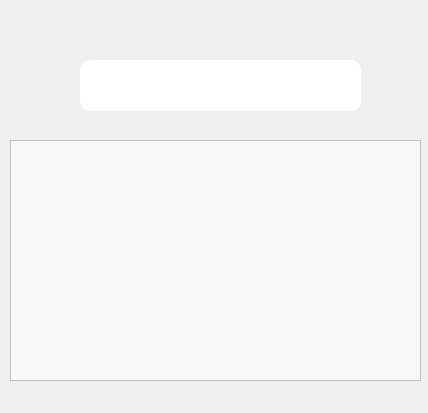
<?xml version="1.0" encoding="UTF-8"?>
<ui version="4.0">
 <class>MainWindow</class>
 <widget class="QMainWindow" name="MainWindow">
  <property name="geometry">
   <rect>
    <x>0</x>
    <y>0</y>
    <width>428</width>
    <height>413</height>
   </rect>
  </property>
  <property name="windowTitle">
   <string>MainWindow</string>
  </property>
  <widget class="QWidget" name="centralwidget">
   <widget class="QLineEdit" name="search_lineEdit">
    <property name="geometry">
     <rect>
      <x>80</x>
      <y>60</y>
      <width>281</width>
      <height>51</height>
     </rect>
    </property>
    <property name="font">
     <font>
      <pointsize>9</pointsize>
     </font>
    </property>
    <property name="styleSheet">
     <string notr="true">QLineEdit{
border-radius: 10px;
}</string>
    </property>
   </widget>
   <widget class="QPushButton" name="search_pushButton2">
    <property name="geometry">
     <rect>
      <x>310</x>
      <y>60</y>
      <width>51</width>
      <height>51</height>
     </rect>
    </property>
    <property name="font">
     <font>
      <pointsize>10</pointsize>
     </font>
    </property>
    <property name="styleSheet">
     <string notr="true">QPushButton{
background:rgb(255, 255, 255);
border-radius: 20px;

}</string>
    </property>
    <property name="text">
     <string/>
    </property>
    <property name="icon">
     <iconset>
      <normaloff>../icons/search.png</normaloff>../icons/search.png</iconset>
    </property>
    <property name="iconSize">
     <size>
      <width>30</width>
      <height>30</height>
     </size>
    </property>
    <property name="autoDefault">
     <bool>false</bool>
    </property>
    <property name="flat">
     <bool>false</bool>
    </property>
   </widget>
   <widget class="QTextEdit" name="textEdit">
    <property name="geometry">
     <rect>
      <x>10</x>
      <y>140</y>
      <width>411</width>
      <height>241</height>
     </rect>
    </property>
    <property name="font">
     <font>
      <pointsize>10</pointsize>
     </font>
    </property>
    <property name="layoutDirection">
     <enum>Qt::LeftToRight</enum>
    </property>
    <property name="styleSheet">
     <string notr="true">QTextEdit{
background :rgb(248, 248, 248);
}</string>
    </property>
   </widget>
  </widget>
  <widget class="QMenuBar" name="menubar">
   <property name="geometry">
    <rect>
     <x>0</x>
     <y>0</y>
     <width>428</width>
     <height>26</height>
    </rect>
   </property>
  </widget>
 </widget>
 <resources/>
 <connections/>
</ui>
